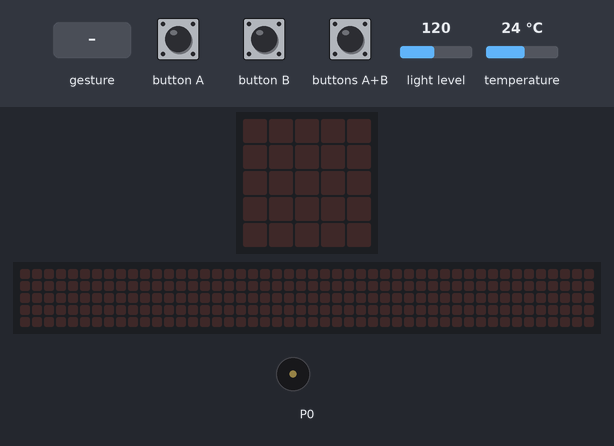
This program was run on a simulated BBC micro:bit (MakeCode). Shown: the board's 5×5 LED display, a strip that is not on the board, showing the scrolling text unrolled, buzzer (waves = sounding). The inputs (shaded band) are chosen by the test bench; at power-on: light level 120, temperature 24 °C. A tilt is held for 1.5 s and a shake lasts 1 s, then the board lies face up again; the 48×5 strip is a reading aid, not a part: it shows the text the display is scrolling, unrolled, one strip-width of it at a time.

Above: at 1.2 s.
1.3 s: gesture 'shake'
At 3.97 s:
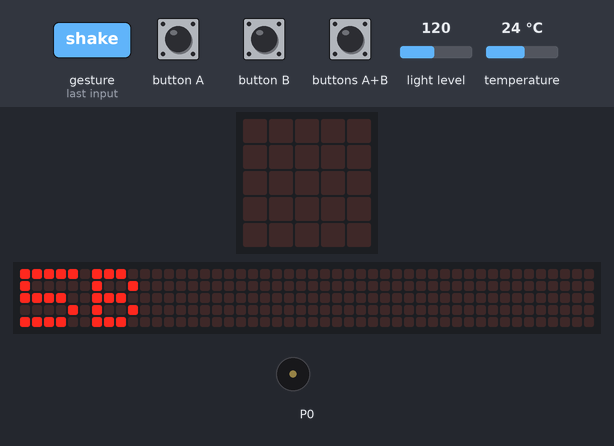
4.3 s: button A pressed for 0.15 s
At 6.02 s:
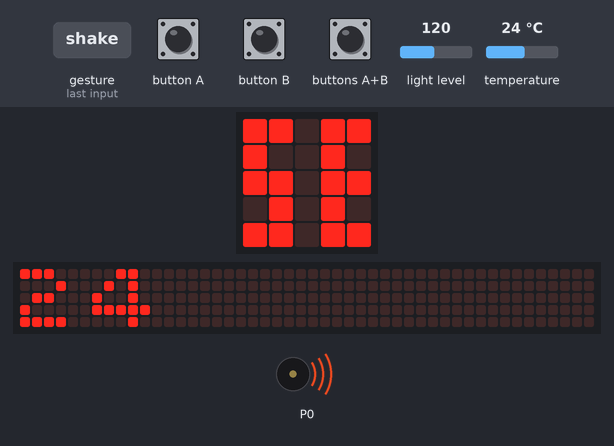
7.4 s: button B pressed for 0.15 s
At 8.8 s:
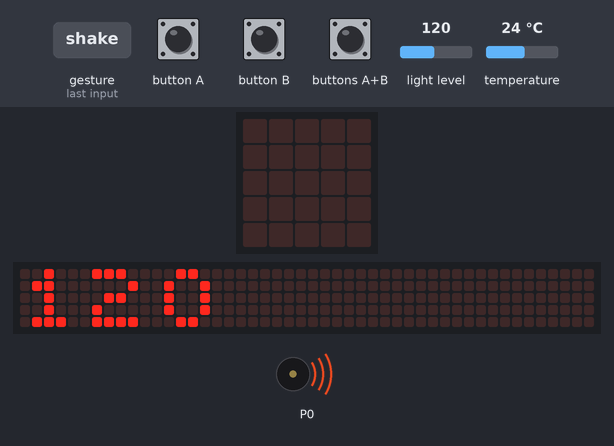
10.5 s: buttons A+B pressed for 0.15 s
At 13.4 s:
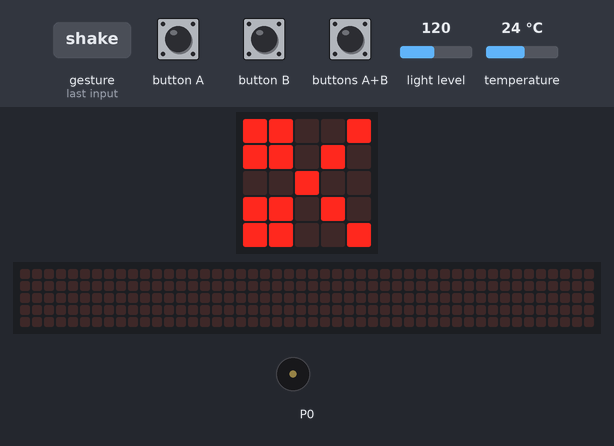
13.6 s: button A pressed for 0.15 s
At 13.82 s:
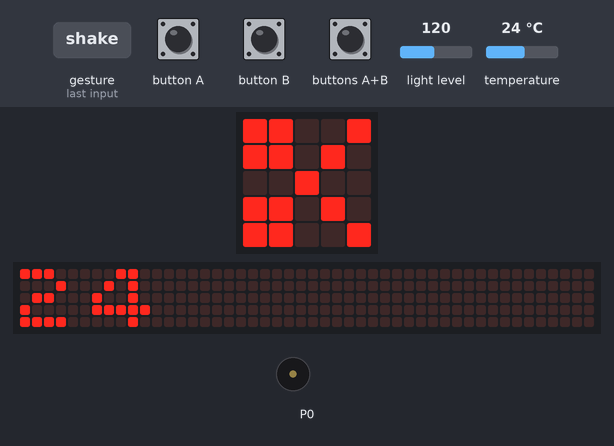
16.6 s: button B pressed for 0.15 s
At 16.92 s:
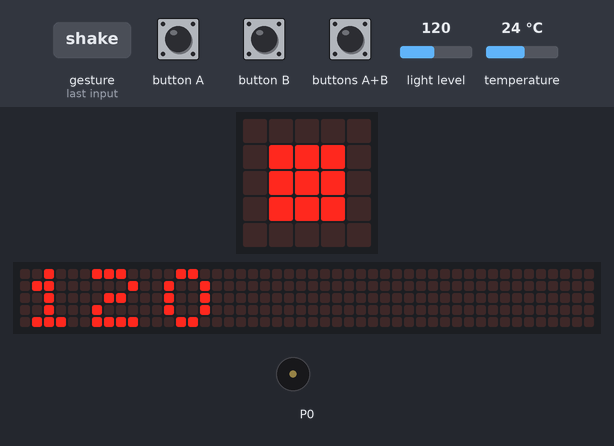
Timing chart, 0 to 19.6 s (numbered marks = the images above; inputs shaded):
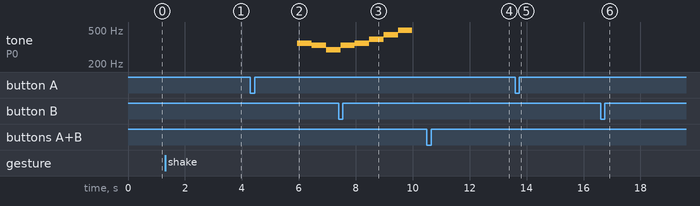

Measured:
- after the input at 1.3 s, the display: changes after 0.20 s (image 1)
- after the input at 4.3 s, the display: first differs from a run without the input after 1.7 s (image 2)
- after the input at 10.5 s, the display: first differs from a run without the input after 2.6 s (image 4)
- after the input at 13.6 s, the display: changes after 0.15 s (image 5)
- after the input at 16.6 s, the display: changes after 0.25 s (image 6)
- by itself, tone on P0: plays 330 Hz for 0.51 s, 349 Hz for 0.51 s, 392 Hz for 0.51 s, 440 Hz for 0.51 s, 494 Hz for 0.50 s
- what the display in image 1 shows lasts 0.4 s, from 3.8 s to 4.2 s

The program:

main.ts
```typescript
input.onButtonPressed(Button.A, function () {
    basic.showNumber(input.temperature())
    basic.showLeds(`
        . . . . .
        . # # # .
        . # # # .
        . # # # .
        . . . . .
        `)
})
input.onGesture(Gesture.Shake, function () {
    basic.showString("5B")
    basic.showNumber(6)
    basic.showIcon(IconNames.Asleep)
    basic.showLeds(`
        # # . # #
        # . . # .
        # # . # #
        . # . # .
        # # . # #
        `)
    music.play(music.stringPlayable("F E D E F G A B ", 120), music.PlaybackMode.UntilDone)
})
input.onButtonPressed(Button.AB, function () {
    basic.showLeds(`
        # # . . #
        # # . # .
        . . # . .
        # # . # .
        # # . . #
        `)
})
input.onButtonPressed(Button.B, function () {
    basic.showString("" + (input.lightLevel()))
    basic.showLeds(`
        # # # # #
        # . . . #
        # . . . #
        # . . . #
        # # # # #
        `)
})
```

test.ts
```typescript
// 在這裡測試；當此封包作為擴充功能時，將不會編譯此內容。
```
